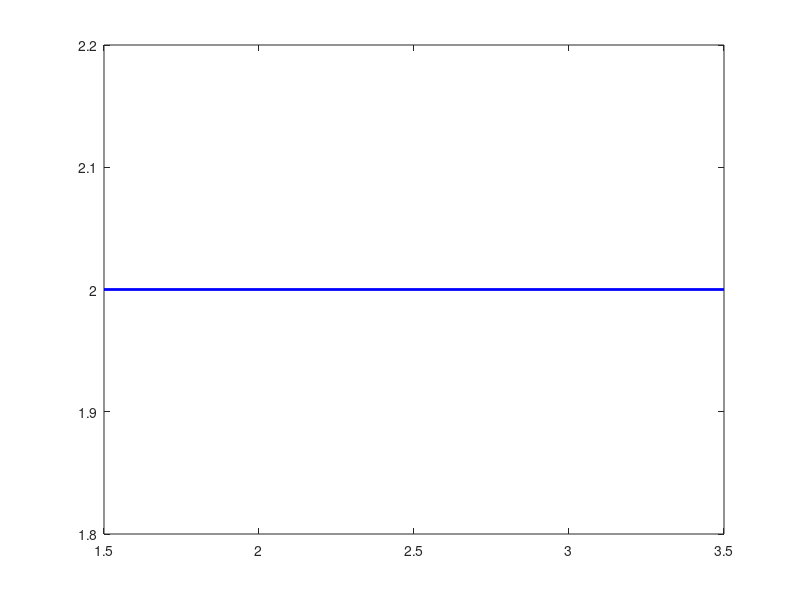

MATLAB code for this plot: (Note: this script raises an error after producing the figure.)
%
% SET UP PARAMETERS
%

alpha=-6.8; %diagonal element of Hamiltonian
beta=-3.6; %off-diagonal element of Hamiltonian
clim=6; % number of carbon atoms
icyclic=1; % set icyclic equal to number other than zero to make ring
%
% BELOW PROGRAM EXECUTES INSTRUCTIONS GIVEN IN LINES 5-8
%
%
% BUILD HAMILTONIAN FOR POLYENE
%
for k=1:clim
    H(k,k)=alpha;
        for m=1:clim
            if m==k+1
               H(k,m)=beta;
                H(m,k)=beta;
            end
        end
end


if icyclic ~= 0
    H(clim,1)=beta;
    H(1,clim)=beta;
end

% OBTAIN EIGENVALES AND COEFFICIENTS
%
[C, E]=eig(H);
E= diag(E);

% SHUFFLE POSITIVE AND NEGATIVE COEFFICIENTS
%
Cpos=zeros(clim,clim)+1e-10;
Cneg=zeros(clim,clim)+1e-10;
for j=1:clim
    for jj=1:clim
        if C(j,jj) < 0
            Cneg(jj,j)= -C(j,jj);
        end

        C(j,jj) = -C(j,jj);

        if C(j,jj) > 0
            Cpos(jj,j)=C(j,jj);
        end
    end
end

% PLOT THE ENERGY LEVEL DIAGRAM
%
for k=1:clim
    plot([1.5 3.5],[(E(k,k)-alpha)/beta (E(k,k)-alpha)/beta],'linewidth',2,'color','b') ;
end
ylim([-2.1 2.1])
% ylim([-4.1 4.1])
xlim([0 5])
ylabel('Energy (Multiples Of beta)')
set(gca,'fontsize',15,'xticklabel','','linewidth',2)
title('Molecular Orbital Energies')

%
% SHUFFLE POSITIVE AND NEGATIVE COEFFICIENTS
%
Cpos=zeros(clim,clim)+1e-10;
Cneg=zeros(clim,clim)+1e-10;
for j=1:clim
    for jj=1:clim
        if C(j,jj) < 0
            Cneg(jj,j)= -C(j,jj);
        end
        if C(j,jj) > 0
            Cpos(jj,j)=C(j,jj);
        end
    end
end
%
% PLOT THE MOLECULAR ORBITALS
%
if clim <21
    x=1:clim;
   y(x)
       display(y)
    for k=1:clim
        scatter(x,y+k,1000*Cneg(k,x),'fill','MarkerEdgeColor','r','MarkerFaceColor','r');
        scatter(x,y+k,1000*Cpos(k,x),'fill','MarkerEdgeColor','b','MarkerFaceColor','b');
    end
    set(gca,'ytick',0:clim);set(gca,'xtick',0:clim)
    xlim([0.5 clim+0.5]);ylim([0.5 clim+0.5])
    xlabel('Atomic Index','fontsize',16)
    ylabel('State Index','fontsize',16)
    set(gca,'fontsize',12,'linewidth',2);
    title('Molecular Orbital Coefficients')
end

display("success!")